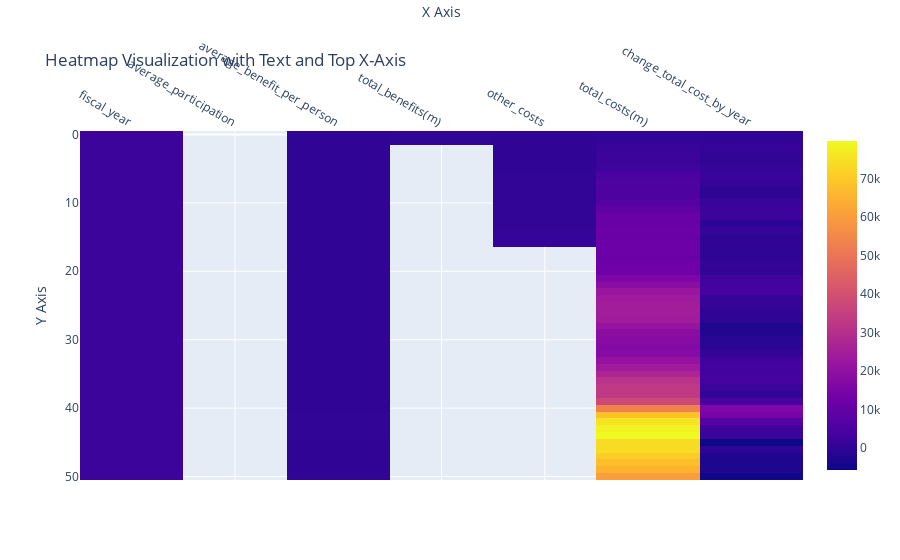

Notebook source saved alongside this figure:
### Markdown cell above
### Task 5: Heatmap

Create a heatmap visualization. Return text in the heatmap and move the x axes to the top of the graph.

### Code cell
fig = px.imshow(df)


fig.update_xaxes(side='top')

fig.update_layout(
    title='Heatmap Visualization with Text and Top X-Axis',
    xaxis_title='X Axis',
    yaxis_title='Y Axis'
)

fig.show()

### Figure 1 — Plotly figure (JSON) as saved in the notebook; plotly's stock layout.template omitted (floating-point values rounded to 4 significant figures; data arrays with more than 128 entries replaced by an {"elided": "..."} marker saying what was removed)
{"data": [{"coloraxis": "coloraxis", "hovertemplate": "x: %{x}<br>y: %{y}<br>color: %{z}<extra></extra>", "name": "0", "type": "heatmap", "x": ["fiscal_year", "average_participation", "average_benefit_per_person", "total_benefits(m)", "other_costs", "total_costs(m)", "change_total_cost_by_year"], "xaxis": "x", "y": [0, 1, 2, 3, 4, 5, 6, 7, 8, 9, 10, 11, 12, 13, 14, 15, 16, 17, 18, 19, 20, 21, 22, 23, 24, 25, 26, 27, 28, 29, 30, 31, 32, 33, 34, 35, 36, 37, 38, 39, 40, 41, 42, 43, 44, 45, 46, 47, 48, 49, 50], "yaxis": "y", "z": {"elided": "51x7 mixed values"}}], "layout": {"coloraxis": {"colorscale": [[0, "#0d0887"], [0.1111, "#46039f"], [0.2222, "#7201a8"], [0.3333, "#9c179e"], [0.4444, "#bd3786"], [0.5556, "#d8576b"], [0.6667, "#ed7953"], [0.7778, "#fb9f3a"], [0.8889, "#fdca26"], [1, "#f0f921"]]}, "margin": {"t": 60}, "title": {"text": "Heatmap Visualization with Text and Top X-Axis"}, "xaxis": {"anchor": "y", "constrain": "domain", "domain": [0, 1], "scaleanchor": "y", "side": "top", "title": {"text": "X Axis"}}, "yaxis": {"anchor": "x", "autorange": "reversed", "constrain": "domain", "domain": [0, 1], "title": {"text": "Y Axis"}}}}
